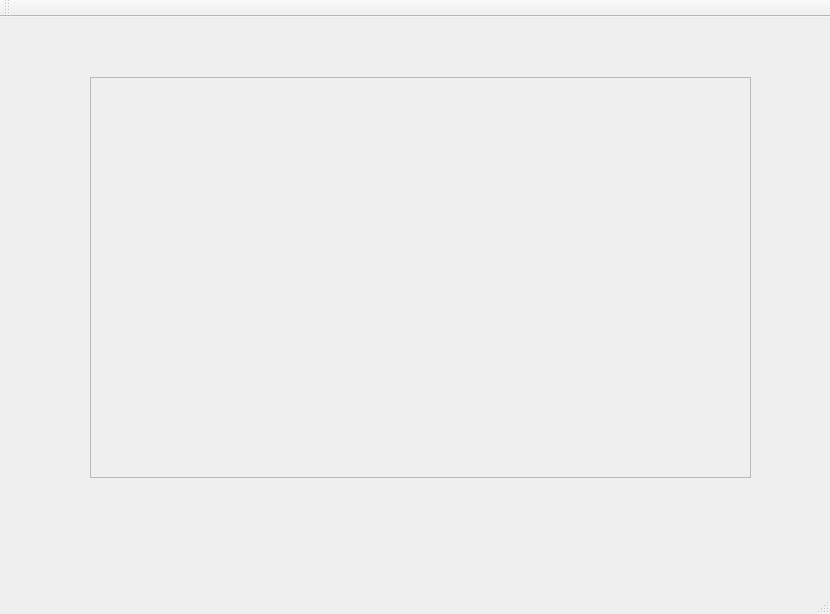
<?xml version="1.0" encoding="UTF-8"?>
<ui version="4.0">
 <class>MenuTest</class>
 <widget class="QMainWindow" name="MenuTest">
  <property name="geometry">
   <rect>
    <x>0</x>
    <y>0</y>
    <width>830</width>
    <height>614</height>
   </rect>
  </property>
  <property name="windowTitle">
   <string>MenuTest</string>
  </property>
  <widget class="QWidget" name="centralWidget">
   <widget class="QFrame" name="id_frame">
    <property name="geometry">
     <rect>
      <x>90</x>
      <y>60</y>
      <width>661</width>
      <height>401</height>
     </rect>
    </property>
    <property name="frameShape">
     <enum>QFrame::StyledPanel</enum>
    </property>
    <property name="frameShadow">
     <enum>QFrame::Raised</enum>
    </property>
   </widget>
  </widget>
  <widget class="QMenuBar" name="menuBar">
   <property name="geometry">
    <rect>
     <x>0</x>
     <y>0</y>
     <width>830</width>
     <height>23</height>
    </rect>
   </property>
  </widget>
  <widget class="QToolBar" name="mainToolBar">
   <attribute name="toolBarArea">
    <enum>TopToolBarArea</enum>
   </attribute>
   <attribute name="toolBarBreak">
    <bool>false</bool>
   </attribute>
  </widget>
  <widget class="QStatusBar" name="statusBar"/>
 </widget>
 <layoutdefault spacing="6" margin="11"/>
 <resources/>
 <connections/>
</ui>
